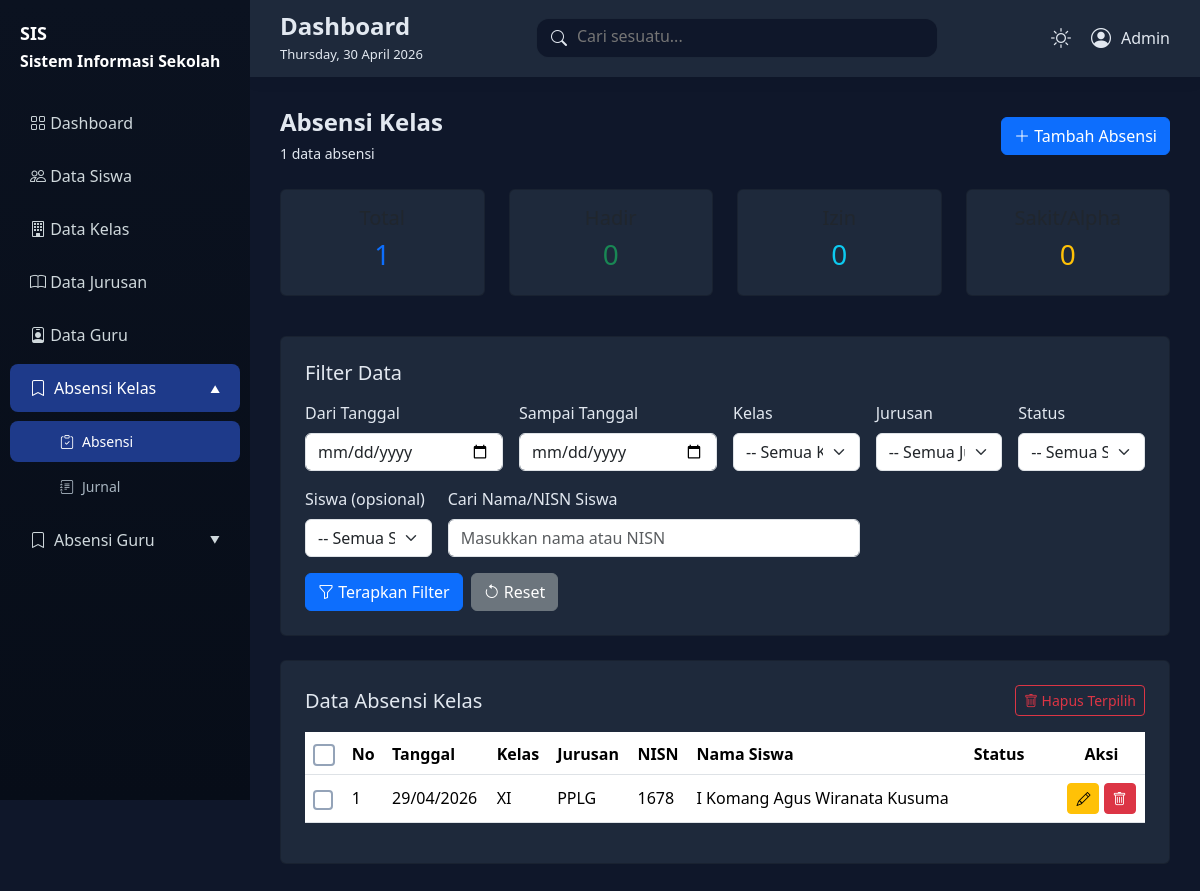
Screenshot of /absensi_kelas.php (signed in) with the database file from the repository.
### tables this page shows
CREATE TABLE `absensi_kelas` (
  `id_absensi_kelas` int(11) NOT NULL,
  `siswa_id` int(11) NOT NULL,
  `kelas_id` int(11) NOT NULL,
  `tgl` date NOT NULL,
  `status` varchar(8) NOT NULL
);

CREATE TABLE `kelas` (
  `id_kelas` int(11) NOT NULL,
  `jurusan_id` int(10) NOT NULL,
  `nama_kelas` varchar(125) NOT NULL
);

CREATE TABLE `jurusan` (
  `id_jurusan` int(11) NOT NULL,
  `nama_jurusan` varchar(125) NOT NULL
);

CREATE TABLE `siswa` (
  `id_siswa` int(11) NOT NULL,
  `nama_siswa` varchar(125) NOT NULL,
  `nis_siswa` varchar(8) NOT NULL,
  `nisn_siswa` varchar(10) NOT NULL,
  `ttl_siswa` date NOT NULL,
  `alamat_siswa` text NOT NULL,
  `wa_siswa` char(15) NOT NULL,
  `foto_siswa` text NOT NULL,
  `kelas_id` int(11) NOT NULL
);

### proses/queries.php (called while the page is built, shortened)
<?php
include_once 'helpers.php';
function getAbsensiKelas($filters = [], $limit = 0, $offset = 0) {
    $where = buildFilterQuery('absensi_kelas', $filters);
    $joins = "JOIN siswa ON absensi_kelas.siswa_id = siswa.id_siswa
              JOIN kelas ON absensi_kelas.kelas_id = kelas.id_kelas
              JOIN jurusan ON kelas.jurusan_id = jurusan.id_jurusan";
    $query = "SELECT absensi_kelas.*, siswa.nama_siswa, siswa.nis_siswa, kelas.nama_kelas, jurusan.nama_jurusan
              FROM absensi_kelas $joins
              WHERE $where
              ORDER BY absensi_kelas.tgl DESC";
    if ($limit > 0) {
        $query .= " LIMIT $limit OFFSET $offset";
    }
    return query($query);
}
?>

### config.php (called while the page is built, shortened)
<?php
$conn = mysqli_connect("localhost", "root", "", "akademik");
function query($query)
{
    global $conn;
    $result = mysqli_query($conn, $query);
    $rows = [];
    while ($row = mysqli_fetch_assoc($result)) {
        $rows[] = $row;
    }
    return $rows;
}

### absensi_kelas.php (the view, shortened to what this page needs)
<?php
include 'config.php';
include 'proses/helpers.php';
include 'proses/queries.php';
$filters = [
    'date_start' => $_GET['date_start'] ?? '',
    'date_end' => $_GET['date_end'] ?? '',
    'kelas_id' => $_GET['kelas_id'] ?? '',
    'jurusan_id' => $_GET['jurusan_id'] ?? '',
    'siswa_id' => $_GET['siswa_id'] ?? '',
    'status' => $_GET['status'] ?? '',
    'search' => $_GET['search'] ?? ''
];
$limit = 100;
$offset = isset($_GET['page']) ? ((int)$_GET['page'] - 1) * $limit : 0;
$absensiKelas = getAbsensiKelas($filters, $limit, $offset);
$stats = getStatusStats('absensi_kelas', buildFilterQuery('absensi_kelas', $filters));
?>
<?php include 'includes/header.php'; ?>
<div class="content">
    <div class="d-flex justify-content-between align-items-center mb-4">
        <div>
            <h4 class="fw-semibold mb-1">Absensi Kelas</h4>
            <small><?= $stats['total'] ?? 0; ?> data absensi</small>
        </div>
        <div class="d-flex gap-2 flex-wrap">
            <button type="button" class="btn btn-primary" data-bs-toggle="modal" data-bs-target="#modalAbsensiKelas">
                <i class="bi bi-plus-lg"></i> Tambah Absensi
            </button>
        </div>
    </div>
    <div class="row mb-4">
        <div class="col-md-3 col-sm-6 mb-3">
            <div class="card p-3 text-center">
                <h5 class="text-muted mb-2">Total</h5>
                <h3 class="text-primary"><?= $stats['total'] ?? 0; ?></h3>
            </div>
        </div>
        <div class="col-md-3 col-sm-6 mb-3">
            <div class="card p-3 text-center">
                <h5 class="text-muted mb-2">Hadir</h5>
                <h3 class="text-success"><?= $stats['hadir'] ?? 0; ?></h3>
            </div>
        </div>
        <div class="col-md-3 col-sm-6 mb-3">
            <div class="card p-3 text-center">
                <h5 class="text-muted mb-2">Izin</h5>
                <h3 class="text-info"><?= $stats['izin'] ?? 0; ?></h3>
            </div>
        </div>
        <div class="col-md-3 col-sm-6 mb-3">
            <div class="card p-3 text-center">
                <h5 class="text-muted mb-2">Sakit/Alpha</h5>
                <h3 class="text-warning"><?= ($stats['sakit'] ?? 0) + ($stats['alpha'] ?? 0); ?></h3>
            </div>
        </div>
    </div>
    <div class="card p-4 mb-4">
        <h5 class="mb-3">Filter Data</h5>
        <form method="GET" class="row g-3">
            <div class="col-md-3">
                <label class="form-label">Dari Tanggal</label>
                <input type="date" name="date_start" class="form-control" value="<?= htmlspecialchars($filters['date_start']); ?>">
            </div>
            <div class="col-md-3">
                <label class="form-label">Sampai Tanggal</label>
                <input type="date" name="date_end" class="form-control" value="<?= htmlspecialchars($filters['date_end']); ?>">
            </div>
            <div class="col-md-2">
                <label class="form-label">Kelas</label>
                <select name="kelas_id" class="form-select">
                    <option value="">-- Semua Kelas --</option>
                </select>
            </div>
            <div class="col-md-2">
                <label class="form-label">Jurusan</label>
                <select name="jurusan_id" class="form-select">
                    <option value="">-- Semua Jurusan --</option>
                </select>
            </div>
            <div class="col-md-2">
                <label class="form-label">Status</label>
                <select name="status" class="form-select">
                    <option value="">-- Semua Status --</option>
                </select>
            </div>
            <div class="col-md-2">
                <label class="form-label">Siswa (opsional)</label>
                <select name="siswa_id" class="form-select">
                    <option value="">-- Semua Siswa --</option>
                </select>
            </div>
            <div class="col-md-6">
                <label class="form-label">Cari Nama/NISN Siswa</label>
                <input type="text" name="search" class="form-control" placeholder="Masukkan nama atau NISN" value="<?= htmlspecialchars($filters['search']); ?>">
            </div>
            <div class="col-md-6 d-flex gap-2 align-items-end">
                <button type="submit" class="btn btn-primary">
                    <i class="bi bi-funnel"></i> Terapkan Filter
                </button>
                <a href="absensi_kelas.php" class="btn btn-secondary">
                    <i class="bi bi-arrow-counterclockwise"></i> Reset
                </a>
            </div>
        </form>
    </div>
    <div class="card p-4">
        <form id="bulkDeleteForm" method="POST" action="proses/hps_absensi_kelas_banyak.php">
            <div class="d-flex justify-content-between align-items-center mb-3">
                <h5 class="mb-0">Data Absensi Kelas</h5>
                <button type="submit" class="btn btn-sm btn-outline-danger" onclick="return confirmBulkDelete('.select-absensi')">
                    <i class="bi bi-trash"></i> Hapus Terpilih
                </button>
            </div>
            <div class="table-responsive">
                <table class="table table-hover align-middle">
                    <thead>
                        <tr>
                            <th><input type="checkbox" class="form-check-input select-all" data-checkbox=".select-absensi"></th>
                            <th>No</th>
                            <th>Tanggal</th>
                            <th>Kelas</th>
                            <th>Jurusan</th>
                            <th>NISN</th>
                            <th>Nama Siswa</th>
                            <th>Status</th>
                            <th class="text-center">Aksi</th>
                        </tr>
                    </thead>
                    <tbody>
                        <?php $no = $offset + 1; foreach ($absensiKelas as $row): ?>
                            <tr>
                                <td><input type="checkbox" class="form-check-input select-absensi" name="selected_ids[]" value="<?= $row['id_absensi_kelas']; ?>"></td>
                                <td><?= $no++; ?></td>
                                <td><?= formatDate($row['tgl']); ?></td>
                                <td><?= htmlspecialchars($row['nama_kelas']); ?></td>
                                <td><?= htmlspecialchars($row['nama_jurusan']); ?></td>
                                <td><?= htmlspecialchars($row['nis_siswa']); ?></td>
                                <td><?= htmlspecialchars($row['nama_siswa']); ?></td>
                                <td><?= getStatusBadge($row['status']); ?></td>
                                <td class="text-center">
                                    <button type="button" class="btn btn-sm btn-warning" data-bs-toggle="modal" data-bs-target="#modalAbsensiKelas" onclick="editAbsensi(<?= $row['id_absensi_kelas']; ?>)">
                                        <i class="bi bi-pencil"></i>
                                    </button>
                                    <a href="proses/hps_absensi_kelas.php?id=<?= $row['id_absensi_kelas']; ?>" class="btn btn-sm btn-danger" onclick="return confirm('Yakin ingin menghapus?')">
                                        <i class="bi bi-trash"></i>
                                    </a>
                                </td>
                            </tr>
                        <?php endforeach; ?>
                    </tbody>
                </table>
            </div>
        </form>
    </div>
</div>
<?php include 'includes/footer.php'; ?>

### css/style.css (style rules this page uses)
:root { --bg-light: #f4f6f9; --card-light: #ffffff; --text-light: #1f2937; --bg-dark: #0f172a; --card-dark: #1e293b; --text-dark: #e2e8f0; }
a { text-decoration: none !important; }
body.dark-mode .table { background: var(--card-dark) !important; }
body { background: var(--bg-light); color: var(--text-light); transition: 0.3s; }
body.dark-mode { background: var(--bg-dark); color: var(--text-dark); }
.content { margin-top: 3rem; padding: 30px; }
body.dark-mode .card, body.dark-mode .card-stat { background: var(--card-dark); color: var(--text-dark); }
.form-check-input { width: 1.25rem; height: 1.25rem; cursor: pointer; border: 2px solid #6b7280; background-color: transparent; transition: all 0.2s ease; }
.select-all { width: 1.35rem; height: 1.35rem; border: 2px solid #6b7280; }
body.dark-mode .form-check-input { border-color: #94a3b8; }

### rows the page displays
absensi_kelas: tgl "29/04/2026", kelas.nama_kelas "XI", jurusan.nama_jurusan "PPLG", siswa.nis_siswa "1678", siswa.nama_siswa "I Komang Agus Wiranata Kusuma"

### other values shown
$stats['total'] "1"
$stats['hadir'] "0"
$stats['izin'] "0"
